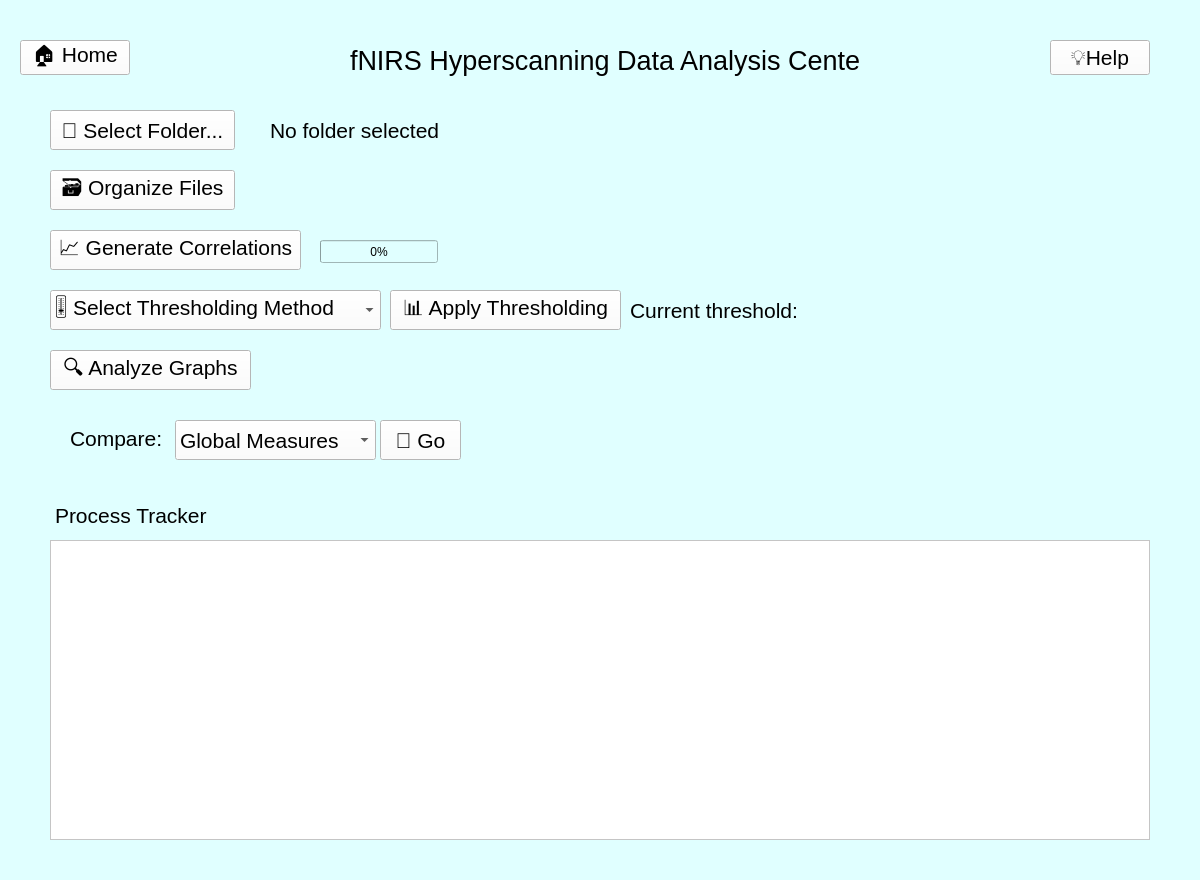
<?xml version="1.0" encoding="UTF-8"?>
<ui version="4.0">
 <class>AnalysisPipelineScreen</class>
 <widget class="QMainWindow" name="AnalysisPipelineScreen">
  <property name="geometry">
   <rect>
    <x>0</x>
    <y>0</y>
    <width>1200</width>
    <height>880</height>
   </rect>
  </property>
  <property name="maximumSize">
   <size>
    <width>1200</width>
    <height>880</height>
   </size>
  </property>
  <property name="windowTitle">
   <string>Analysis Pipeline</string>
  </property>
  <property name="styleSheet">
   <string notr="true">background-color: #e0ffff ;</string>
  </property>
  <widget class="QWidget" name="centralwidget">
   <widget class="QPushButton" name="helpButton">
    <property name="geometry">
     <rect>
      <x>1050</x>
      <y>40</y>
      <width>100</width>
      <height>35</height>
     </rect>
    </property>
    <property name="font">
     <font>
      <pointsize>16</pointsize>
     </font>
    </property>
    <property name="styleSheet">
     <string notr="true">background-color: white;</string>
    </property>
    <property name="text">
     <string>💡Help</string>
    </property>
   </widget>
   <widget class="QLabel" name="thresholdStatusLabel">
    <property name="geometry">
     <rect>
      <x>630</x>
      <y>295</y>
      <width>400</width>
      <height>30</height>
     </rect>
    </property>
    <property name="font">
     <font>
      <pointsize>16</pointsize>
     </font>
    </property>
    <property name="text">
     <string>Current threshold:</string>
    </property>
   </widget>
   <widget class="QPushButton" name="selectFolderButton">
    <property name="geometry">
     <rect>
      <x>50</x>
      <y>110</y>
      <width>185</width>
      <height>40</height>
     </rect>
    </property>
    <property name="font">
     <font>
      <pointsize>16</pointsize>
     </font>
    </property>
    <property name="styleSheet">
     <string notr="true">background-color: white;</string>
    </property>
    <property name="text">
     <string>📂 Select Folder...</string>
    </property>
   </widget>
   <widget class="QPushButton" name="organizeFilesButton">
    <property name="geometry">
     <rect>
      <x>50</x>
      <y>170</y>
      <width>185</width>
      <height>40</height>
     </rect>
    </property>
    <property name="font">
     <font>
      <pointsize>16</pointsize>
     </font>
    </property>
    <property name="styleSheet">
     <string notr="true">background-color: white;</string>
    </property>
    <property name="text">
     <string>🗃️ Organize Files</string>
    </property>
   </widget>
   <widget class="QLabel" name="folderPathLabel">
    <property name="geometry">
     <rect>
      <x>270</x>
      <y>110</y>
      <width>600</width>
      <height>40</height>
     </rect>
    </property>
    <property name="font">
     <font>
      <pointsize>16</pointsize>
     </font>
    </property>
    <property name="text">
     <string>No folder selected</string>
    </property>
   </widget>
   <widget class="QPushButton" name="generateCorrelationsButton">
    <property name="geometry">
     <rect>
      <x>50</x>
      <y>230</y>
      <width>251</width>
      <height>40</height>
     </rect>
    </property>
    <property name="font">
     <font>
      <pointsize>16</pointsize>
     </font>
    </property>
    <property name="styleSheet">
     <string notr="true">background-color: white;</string>
    </property>
    <property name="text">
     <string>📈 Generate Correlations</string>
    </property>
   </widget>
   <widget class="QComboBox" name="thresholdMethodComboBox">
    <property name="geometry">
     <rect>
      <x>50</x>
      <y>290</y>
      <width>331</width>
      <height>40</height>
     </rect>
    </property>
    <property name="font">
     <font>
      <pointsize>16</pointsize>
     </font>
    </property>
    <property name="styleSheet">
     <string notr="true">background-color: white;</string>
    </property>
    <item>
     <property name="text">
      <string>🎚️ Select Thresholding Method</string>
     </property>
    </item>
    <item>
     <property name="text">
      <string>Fixed Threshold</string>
     </property>
    </item>
    <item>
     <property name="text">
      <string>Median-Based</string>
     </property>
    </item>
    <item>
     <property name="text">
      <string>Top Percentile</string>
     </property>
    </item>
   </widget>
   <widget class="QPushButton" name="thresholdButton">
    <property name="geometry">
     <rect>
      <x>390</x>
      <y>290</y>
      <width>231</width>
      <height>40</height>
     </rect>
    </property>
    <property name="font">
     <font>
      <pointsize>16</pointsize>
     </font>
    </property>
    <property name="styleSheet">
     <string notr="true">background-color: white;</string>
    </property>
    <property name="text">
     <string>📊 Apply Thresholding</string>
    </property>
   </widget>
   <widget class="QProgressBar" name="correlationProgressBar">
    <property name="geometry">
     <rect>
      <x>320</x>
      <y>240</y>
      <width>118</width>
      <height>23</height>
     </rect>
    </property>
    <property name="value">
     <number>0</number>
    </property>
   </widget>
   <widget class="QTextEdit" name="log_output">
    <property name="geometry">
     <rect>
      <x>50</x>
      <y>540</y>
      <width>1100</width>
      <height>300</height>
     </rect>
    </property>
    <property name="font">
     <font>
      <pointsize>14</pointsize>
     </font>
    </property>
    <property name="styleSheet">
     <string notr="true">background-color: white;</string>
    </property>
    <property name="readOnly">
     <bool>true</bool>
    </property>
   </widget>
   <widget class="QPushButton" name="analyzeGraphsButton">
    <property name="geometry">
     <rect>
      <x>50</x>
      <y>350</y>
      <width>201</width>
      <height>40</height>
     </rect>
    </property>
    <property name="font">
     <font>
      <pointsize>16</pointsize>
     </font>
    </property>
    <property name="styleSheet">
     <string notr="true">background-color: white;</string>
    </property>
    <property name="text">
     <string>🔍 Analyze Graphs</string>
    </property>
   </widget>
   <widget class="QPushButton" name="goButton">
    <property name="geometry">
     <rect>
      <x>380</x>
      <y>420</y>
      <width>81</width>
      <height>40</height>
     </rect>
    </property>
    <property name="font">
     <font>
      <pointsize>16</pointsize>
     </font>
    </property>
    <property name="styleSheet">
     <string notr="true">background-color: white;</string>
    </property>
    <property name="text">
     <string>🧠 Go</string>
    </property>
   </widget>
   <widget class="QComboBox" name="comparisonModeComboBox">
    <property name="geometry">
     <rect>
      <x>175</x>
      <y>420</y>
      <width>201</width>
      <height>40</height>
     </rect>
    </property>
    <property name="font">
     <font>
      <pointsize>16</pointsize>
     </font>
    </property>
    <property name="styleSheet">
     <string notr="true">background-color: white;</string>
    </property>
    <item>
     <property name="text">
      <string>Global Measures</string>
     </property>
    </item>
    <item>
     <property name="text">
      <string>Local Measures</string>
     </property>
    </item>
   </widget>
   <widget class="QPushButton" name="backButton">
    <property name="geometry">
     <rect>
      <x>20</x>
      <y>40</y>
      <width>110</width>
      <height>35</height>
     </rect>
    </property>
    <property name="font">
     <font>
      <pointsize>16</pointsize>
     </font>
    </property>
    <property name="styleSheet">
     <string notr="true">background-color: white;</string>
    </property>
    <property name="text">
     <string>🏠 Home</string>
    </property>
   </widget>
   <widget class="QLabel" name="label">
    <property name="geometry">
     <rect>
      <x>55</x>
      <y>500</y>
      <width>181</width>
      <height>31</height>
     </rect>
    </property>
    <property name="font">
     <font>
      <pointsize>16</pointsize>
     </font>
    </property>
    <property name="text">
     <string>Process Tracker</string>
    </property>
   </widget>
   <widget class="QLabel" name="label_2">
    <property name="geometry">
     <rect>
      <x>350</x>
      <y>40</y>
      <width>511</width>
      <height>41</height>
     </rect>
    </property>
    <property name="font">
     <font>
      <pointsize>20</pointsize>
     </font>
    </property>
    <property name="text">
     <string>fNIRS Hyperscanning Data Analysis Center</string>
    </property>
   </widget>
   <widget class="QLabel" name="label_3">
    <property name="geometry">
     <rect>
      <x>70</x>
      <y>423</y>
      <width>101</width>
      <height>31</height>
     </rect>
    </property>
    <property name="font">
     <font>
      <pointsize>16</pointsize>
     </font>
    </property>
    <property name="text">
     <string>Compare:</string>
    </property>
   </widget>
  </widget>
 </widget>
 <resources/>
 <connections/>
</ui>
